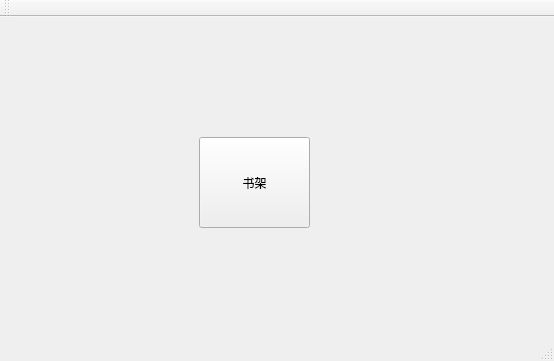
<?xml version="1.0" encoding="UTF-8"?>
<ui version="4.0">
 <class>MainWindow</class>
 <widget class="QMainWindow" name="MainWindow">
  <property name="geometry">
   <rect>
    <x>0</x>
    <y>0</y>
    <width>554</width>
    <height>361</height>
   </rect>
  </property>
  <property name="windowTitle">
   <string>MainWindow</string>
  </property>
  <widget class="QWidget" name="centralWidget">
   <widget class="QPushButton" name="pushButton">
    <property name="geometry">
     <rect>
      <x>199</x>
      <y>120</y>
      <width>111</width>
      <height>91</height>
     </rect>
    </property>
    <property name="text">
     <string>书架</string>
    </property>
   </widget>
  </widget>
  <widget class="QMenuBar" name="menuBar">
   <property name="geometry">
    <rect>
     <x>0</x>
     <y>0</y>
     <width>554</width>
     <height>19</height>
    </rect>
   </property>
  </widget>
  <widget class="QToolBar" name="mainToolBar">
   <attribute name="toolBarArea">
    <enum>TopToolBarArea</enum>
   </attribute>
   <attribute name="toolBarBreak">
    <bool>false</bool>
   </attribute>
  </widget>
  <widget class="QStatusBar" name="statusBar"/>
 </widget>
 <layoutdefault spacing="6" margin="11"/>
 <resources/>
 <connections/>
</ui>
